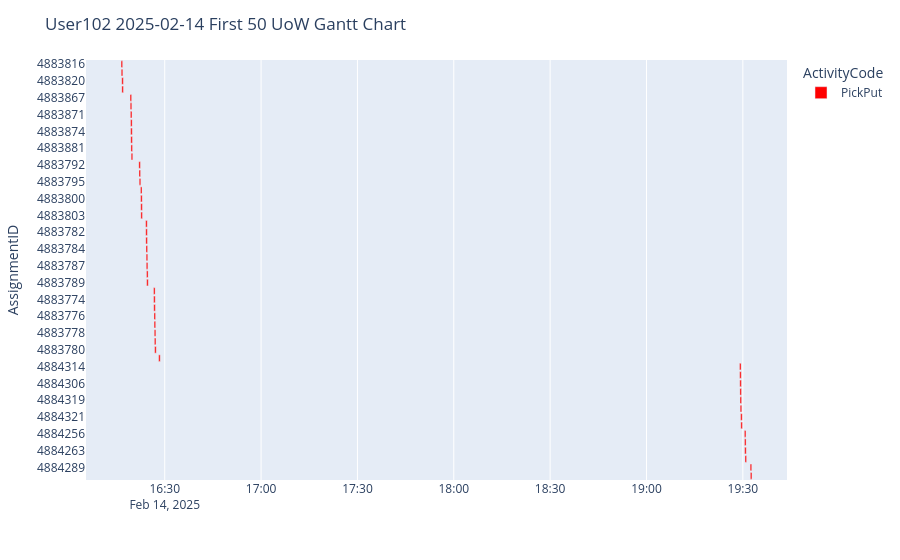

Here is the notebook cell this chart was saved with:
### Code cell
plot_gantt("102", "2025-02-14", 20, 50, 0.5)
